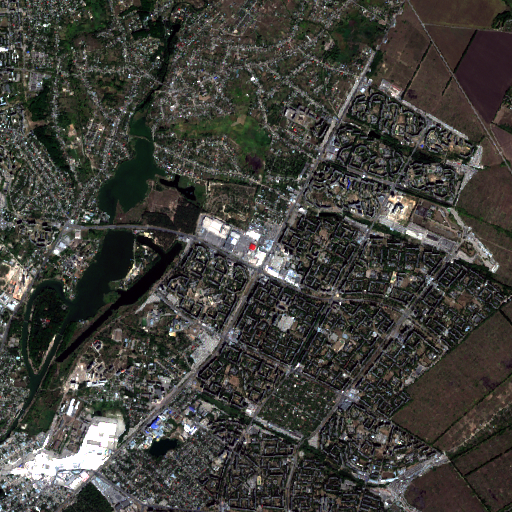
#> input picture Images/sentinel/SS2/SS2.bmp, 512 x 512 px
$ jupyter execute --allow-errors 'HOG+XGBoost per-pixel Sentinel.ipynb'
#> lines starting #> are read from the running program, lines starting #| are printed output that depends on the picture
#> further down, rgb_image is the input picture: shape (512, 512, 3); mean B, G, R 58.4, 63.4, 63.9
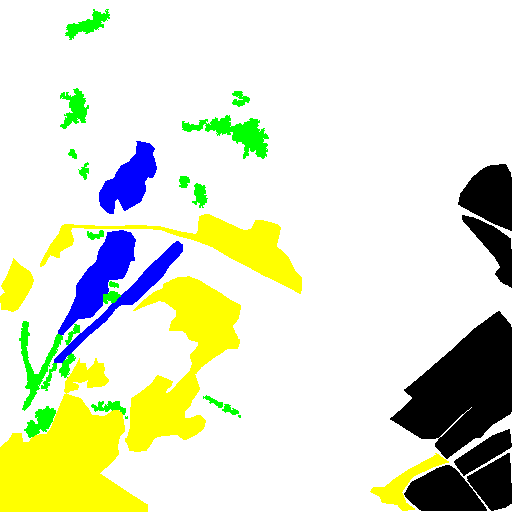
#> input picture Images/sentinel/SS2/Etalon2.bmp, 512 x 512 px
#> further down, mask is the input picture: shape (512, 512, 3); mean B, G, R 203.3, 229.5, 223.6
#> (a cell that did not finish here is left out)

[cell 2]
import numpy as np
import cv2
from sklearn.model_selection import train_test_split
from sklearn.metrics import accuracy_score, classification_report
import xgboost as xgb
import random
import matplotlib.pyplot as plt

[cell 3]
import warnings
# Вимкнути всі попередження для видаленн зайвої інформації з консолі
warnings.filterwarnings('ignore')

[cell 4]
def extract_pixel_features_rgb_with_hog(image, coordinates, hog_descriptor, window_size):
    """
    Витягує HOG-функції для кожного з каналів (R, G, B) і об'єднує їх в один вектор ознак.
    """
    features = []
    half_window = window_size // 2

    # Розбиття на колірні канали
    b_channel, g_channel, r_channel = cv2.split(image)

    for coord in coordinates:
        y, x = coord
        # Вирізаємо патчі для кожного з каналів
        patches = []
        for channel in [b_channel, g_channel, r_channel]:
            patch = channel[
                max(0, y - half_window):min(channel.shape[0], y + half_window + 1),
                max(0, x - half_window):min(channel.shape[1], x + half_window + 1)
            ]

            # Якщо патч менший за вказане вікно, змінюємо його розмір
            if patch.shape[0] != window_size or patch.shape[1] != window_size:
                patch = cv2.resize(patch, (window_size, window_size))

            patches.append(patch)

        # Витягуємо HOG-функції для кожного патчу і об'єднуємо їх
        hog_features = []
        for patch in patches:
            hog_features.extend(hog_descriptor.compute(patch).flatten())

        features.append(hog_features)  # Один об'єднаний вектор для всіх 3 каналів

    return np.array(features)

[cell 5]
def prepare_data_with_colored_mask(image, mask, pixel_sample_percentage):
    """
    Вибирає підмножину координат пікселів та їх мітки для навчання,
    використовуючи кольорову маску. Ігнорує білі пікселі (255, 255, 255).
    """
#> called with pixel_sample_percentage = 0.5
    # Mapping кольорів маски на класи
    color_to_class = {
        (0, 0, 255): 0,    # Blue - Water
        (0, 255, 0): 1,    # Green - Vegetation
        (0, 0, 0): 2,      # Black - Bare soil
        (255, 255, 0): 3   # Yellow - Urban
    }

    # Висота, ширина і кількість каналів маски
    height, width, _ = mask.shape
#> height = 512; width = 512
    coordinates = []
    labels = []

    # Перетворення кольорової маски у класи
    for y in range(height):
        for x in range(width):
            b, g, r = mask[y, x]
            color = (r, g, b)  # OpenCV використовує формат BGR, тож порядок змінено
            if color in color_to_class:
                coordinates.append((y, x))
                labels.append(color_to_class[color])
            elif color == (255, 255, 255):  # Білий колір
                # Пропускаємо білий колір, бо він не несе інформації
                continue
#> after the loop, coordinates = 60314 items; labels = 60314 items

    # Випадкове перемішування
    combined = list(zip(coordinates, labels))
#> combined = 60314 items
    random.shuffle(combined)
    coordinates, labels = zip(*combined)

    # Вибираємо лише частину пікселів для тренування
    sample_size = int(len(coordinates) * pixel_sample_percentage)
#> sample_size = 30157
    sampled_coordinates = coordinates[:sample_size]
#> sampled_coordinates = 30157 items
    sampled_labels = labels[:sample_size]
#> sampled_labels = 30157 items

    return sampled_coordinates, sampled_labels

[cell 6]
def get_flexible_hog_params(window_size):
    """
    Генерує параметри HOG для заданого window_size.

    Parameters:
        window_size (int): Розмір обраного вікна.

    Returns:
        dict: Словник з параметрами HOG (win_size, cell_size, block_size, block_stride, nbins).
    """
    # Мінімальний розмір клітинки має бути пропорційним window_size, але не менше 2x2
    cell_size = (max(2, window_size // 2), max(2, window_size // 2))  # Сота = 2x2 або в залежності від масштабу

    # Розмір блоку базується на клітинці: подвійний розмір клітинки або <= window_size
    block_size = (cell_size[0] * 2, cell_size[1] * 2)  # Блок: 2x клітинка
    block_size = (min(block_size[0], window_size), min(block_size[1], window_size))  # Обмеження <= window_size

    # Крок блоку дорівнює розміру клітинки (або мінімальний 1x1 для високої деталізації)
    block_stride = cell_size

    # Кількість бінів для гістограми
    nbins = 9

    # Перевірки для забезпечення коректності налаштувань
    if block_size[0] > window_size or block_size[1] > window_size:
        raise ValueError(
            f"block_size ({block_size}) не може бути більшим за window_size ({window_size}). "
            "Збільште window_size або зменшіть block_size."
        )

    if block_size[0] % cell_size[0] != 0 or block_size[1] % cell_size[1] != 0:
        raise ValueError(
            f"block_size ({block_size}) має бути кратним cell_size ({cell_size}). "
            "Змініть налаштування клітинок або блоку."
        )

    if window_size % block_stride[0] != 0 or window_size % block_stride[1] != 0:
        raise ValueError(
            f"window_size ({window_size}) має бути кратним block_stride ({block_stride}). "
            "Змініть stride або window_size."
        )

    # Повертаємо налаштовані параметри
    return {
        "win_size": (window_size, window_size),     # Розмір вікна
        "cell_size": cell_size,                    # Розмір клітинки
        "block_size": block_size,                  # Розмір блоку
        "block_stride": block_stride,              # Крок блоку
        "nbins": nbins                             # Кількість бінів гістограми
    }

[cell 7]
def classify_pixels_with_hog_and_colored_mask(image, mask, window_size=16, pixel_sample_percentage=0.2):
    """
    Класифікація пікселів із використанням HOG-функцій для RGB-каналів та кольорової маски.
    """
    print(f"Window size is set to: {window_size}x{window_size}")

    # Отримуємо HOG-параметри для заданого window_size
    hog_params = get_flexible_hog_params(window_size)
    hog_descriptor = cv2.HOGDescriptor(
        hog_params["win_size"],      # Розмір вікна
        hog_params["block_size"],    # Розмір блока
        hog_params["block_stride"],  # Крок блока
        hog_params["cell_size"],     # Розмір клітинки
        hog_params["nbins"]          # Кількість бінів
    )

    # Підготовка даних
    print("Preparing data...")
    sampled_coordinates, sampled_labels = prepare_data_with_colored_mask(image, mask, pixel_sample_percentage)
#> sampled_coordinates = 30157 items; sampled_labels = 30157 items

    # Витягуємо HOG-функції для кожної координати
    print("Extracting HOG features for RGB channels...")
    features = extract_pixel_features_rgb_with_hog(image, sampled_coordinates, hog_descriptor, window_size)
#> in extract_pixel_features_rgb_with_hog, `b_channel, g_channel, r_channel = cv2.split(image)`:
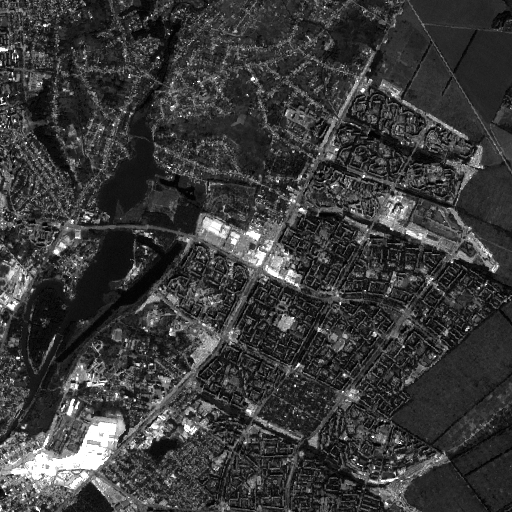
#> b_channel: shape (512, 512); min 3, max 255, mean 58.4
#> in extract_pixel_features_rgb_with_hog, `b_channel, g_channel, r_channel = cv2.split(image)`:
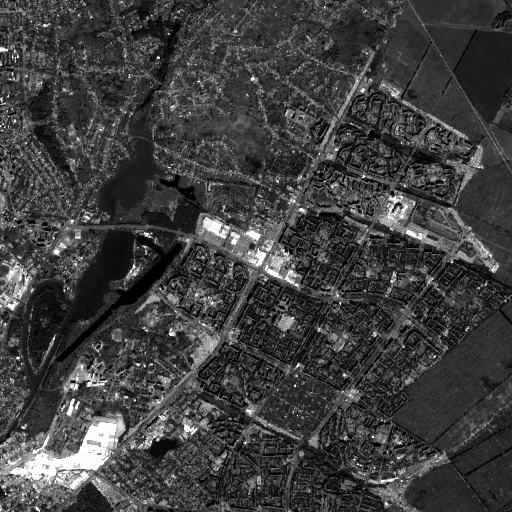
#> g_channel: shape (512, 512); min 0, max 254, mean 63.4
#> the loop in extract_pixel_features_rgb_with_hog, `for coord in coordinates:` made 30157 passes
#> (y, x) on passes 1 to 3: (277, 289), (494, 411), (395, 173)

    # Конвертуємо мітки в numpy масив
    labels = np.array(sampled_labels)

    # Розділяємо дані на тренувальну та тестову вибірку
    print("Splitting data...")
    X_train, X_test, y_train, y_test = train_test_split(features, labels, test_size=0.8, random_state=42)
#> y_train = 6031 values, max 3 at index 0, min 0 at index 3, mean 2.11

    # Тренуємо XGBoost модель
    print("Training XGBoost classifier...")
    model = xgb.XGBClassifier(
        objective='multi:softmax',
        num_class=4,  # Кількість класів у масці
        n_estimators=100,
        max_depth=6,
        eta=0.3
    )
    model.fit(X_train, y_train)

    # Прогнозуємо на тестовій вибірці
    print("Making predictions...")
    y_pred = model.predict(X_test)

    # Оцінюємо точність
    accuracy = accuracy_score(y_test, y_pred)
    print(f"Accuracy: {accuracy * 100:.2f}%")
    print("Classification Report:")
    print(classification_report(y_test, y_pred))

    # Класифікуємо все зображення
    print("Classifying the entire image...")
    height, width = image.shape[:2]
    full_mask = np.zeros((height, width, 3), dtype=np.uint8)

    for y in range(height):
        for x in range(width):
            # Вирізаємо патч для RGB-каналів
            patches = []
            for channel in cv2.split(image):
                patch = channel[
                    max(0, y - window_size // 2):min(channel.shape[0], y + window_size // 2 + 1),
                    max(0, x - window_size // 2):min(channel.shape[1], x + window_size // 2 + 1)
                ]

                # Якщо патч менший за зазначений розмір вікна
                if patch.shape[0] != window_size or patch.shape[1] != window_size:
                    patch = cv2.resize(patch, (window_size, window_size))

                patches.append(patch)

            # Обчислюємо HOG для кожного каналу
            hog_features = []
            for patch in patches:
                hog_features.extend(hog_descriptor.compute(patch).flatten())

            # Передбачаємо клас для поточного пікселя
            prediction = model.predict(np.array([hog_features]))[0]

            # Реконструюємо кольори класів
            class_to_color = {
                0: (0, 0, 255),    # Blue - Water
                1: (0, 255, 0),    # Green - Vegetation
                2: (0, 0, 0),      # Black - Bare soil
                3: (255, 255, 0)   # Yellow - Urban
            }

            full_mask[y, x] = class_to_color[prediction]

    return full_mask

#> (a cell that did not finish here is left out)
